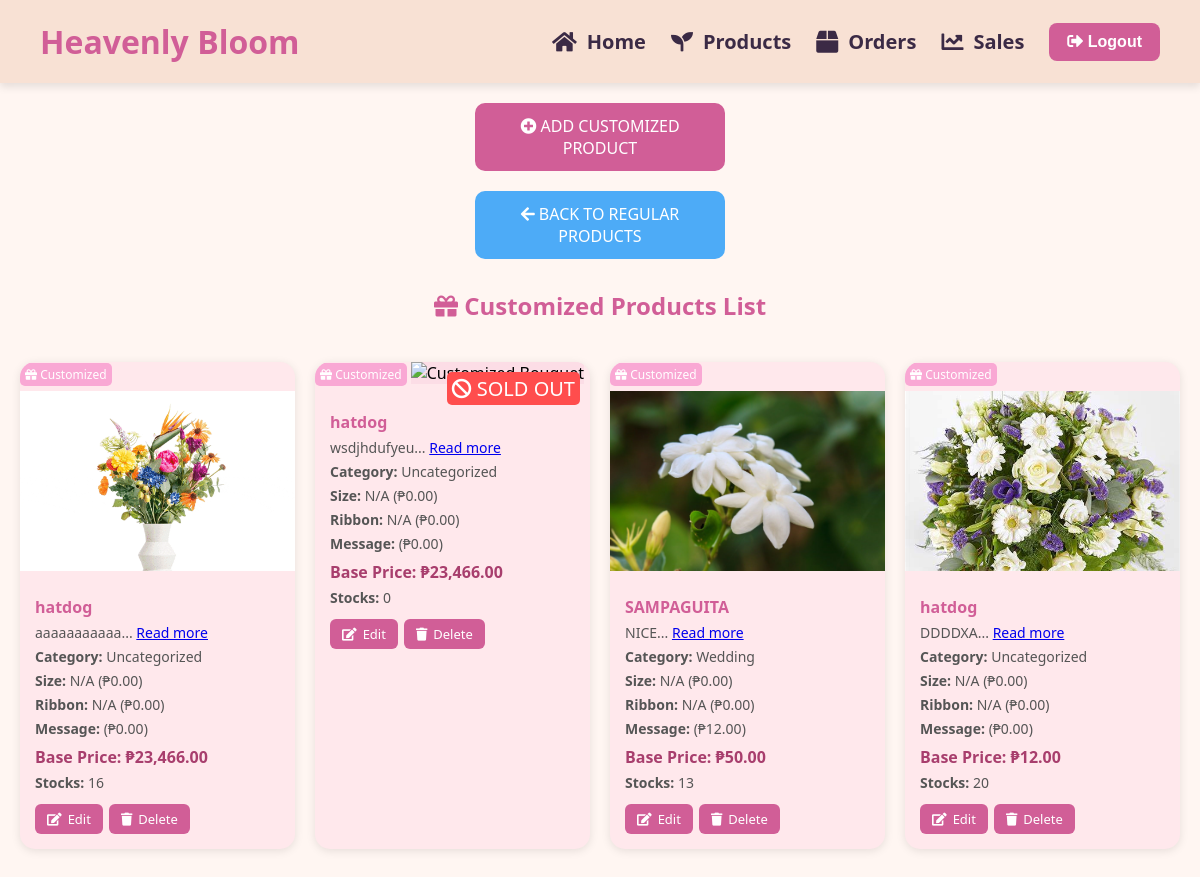
The page /admin_customized_products.php on the database its author committed.
### tables this page shows
CREATE TABLE `customized_products` (
  `id` int(11) NOT NULL,
  `product_id` int(11) NOT NULL,
  `occasion_type` varchar(255) NOT NULL,
  `color` varchar(50) NOT NULL,
  `size` varchar(50) NOT NULL,
  `add_ons` text DEFAULT NULL,
  `message` text DEFAULT NULL,
  `bouquet_sizes` varchar(255) DEFAULT NULL,
  `ribbon_colors` varchar(255) DEFAULT NULL,
  `created_at` timestamp NOT NULL DEFAULT current_timestamp(),
  `updated_at` timestamp NOT NULL DEFAULT current_timestamp() ON UPDATE current_timestamp(),
  `product_name` varchar(255) NOT NULL,
  `product_price` decimal(10,2) NOT NULL,
  `product_description` text DEFAULT NULL,
  `product_image` varchar(255) NOT NULL DEFAULT 'default.jpg',
  `category_id` int(11) DEFAULT NULL,
  `message_price` decimal(10,2) NOT NULL DEFAULT 0.00,
  `stock_count` int(11) DEFAULT 0,
  `is_deleted` tinyint(1) DEFAULT 0
);

CREATE TABLE `categories` (
  `id` int(11) NOT NULL,
  `name` varchar(100) NOT NULL,
  `description` text DEFAULT NULL,
  `category_id` int(11) DEFAULT NULL,
  `is_customized` tinyint(1) DEFAULT 0,
  `customized` varchar(100) DEFAULT NULL
);

### admin_customized_products.php (the view, shortened to what this page needs)
<?php
include 'navbar.php';
include 'db_connection.php';
$customized_result = mysqli_query($conn, "
    SELECT cp.*, cp.stock_count, cat.name AS category_name,
           bs.name AS bouquet_size_name, bs.price AS bouquet_size_price,
           rc.name AS ribbon_color_name, rc.price AS ribbon_color_price
    FROM customized_products cp
    LEFT JOIN categories cat ON cp.category_id = cat.id
    LEFT JOIN bouquet_sizes bs ON cp.bouquet_sizes = bs.id
    LEFT JOIN ribbon_colors rc ON cp.ribbon_colors = rc.id
    WHERE cp.is_deleted = 0
") or die("Query Error (Customized): " . mysqli_error($conn));
?>
<!DOCTYPE html>
<html lang="en">
<head>
    <link rel="stylesheet" href="https://cdnjs.cloudflare.com/ajax/libs/font-awesome/5.15.3/css/all.min.css"/>
</head>
<body>
<a href="add_bouquet.php" class="add-product-btn">
    <i class="fas fa-plus-circle"></i> ADD CUSTOMIZED PRODUCT
</a>
<a href="product.php" class="back-link">
    <i class="fas fa-arrow-left"></i> BACK TO REGULAR PRODUCTS
</a>
<h2><i class="fas fa-gift"></i> Customized Products List</h2>
<div class="product-grid">
    <?php while($custom = mysqli_fetch_assoc($customized_result)):
        $productImage = !empty($custom['product_image']) && file_exists("uploads/" . $custom['product_image'])
            ? "uploads/" . htmlspecialchars($custom['product_image'])
            : "uploads/default.jpg";
    ?>
        <div class="product-card">
            <?php if ($custom['stock_count'] <= 0): ?>
                <span class="sold-out-label"><i class="fas fa-ban"></i> SOLD OUT</span>
            <?php endif; ?>
            <span class="customized-label"><i class="fas fa-gift"></i> Customized</span>
            <img src="<?= $productImage ?>" alt="Customized Bouquet">
            <div class="product-details">
                <h3><?= htmlspecialchars($custom['product_name']) ?></h3>
                <p class="description">
                    <?= substr(htmlspecialchars($custom['product_description']), 0, 100) ?>...
                    <a href="javascript:void(0);" class="read-more">Read more</a>
                </p>
                <p><strong>Category:</strong> <?= htmlspecialchars($custom['category_name'] ?? 'Uncategorized') ?></p>
                <p><strong>Size:</strong> <?= htmlspecialchars($custom['bouquet_size_name'] ?? 'N/A') ?> (₱<?= number_format($custom['bouquet_size_price'] ?? 0, 2) ?>)</p>
                <p><strong>Ribbon:</strong> <?= htmlspecialchars($custom['ribbon_color_name'] ?? 'N/A') ?> (₱<?= number_format($custom['ribbon_color_price'] ?? 0, 2) ?>)</p>
                <p><strong>Message:</strong> <?= htmlspecialchars($custom['message'] ?? 'N/A') ?> (₱<?= number_format($custom['message_price'] ?? 0, 2) ?>)</p>
                <div class="price">Base Price: ₱<?= number_format($custom['product_price'], 2) ?></div>
                <p><strong>Stocks:</strong> <?= htmlspecialchars($custom['stock_count']) ?></p>
                <div class="action-btns">
                    <a href="edit_customized_product.php?id=<?= $custom['id'] ?>" title="Edit Customized Bouquet"><i class="fas fa-edit"></i> Edit</a>
                    <a href="admin_customized_products.php?delete_id=<?= $custom['id'] ?>" onclick="return confirm('Delete this customized product?');" title="Delete Customized Product"><i class="fas fa-trash"></i> Delete</a>
                </div>
            </div>
        </div>
    <?php endwhile; ?>
</div>
</body>
</html>

### navbar.php (shortened to what this page needs)
<!DOCTYPE html>
<html lang="en">
<head>
  <link href="https://cdnjs.cloudflare.com/ajax/libs/font-awesome/5.15.3/css/all.min.css" rel="stylesheet"/>
</head>
<body>
  <nav class="navbar">
    <div class="navbar-container">
      <a href="dass.php" class="logo">Heavenly Bloom</a>
      <div class="nav-right">
        <ul class="nav-links">
          <li><a href="admin_dashboard.php"><i class="fas fa-home"></i>Home</a></li>
          <li><a href="product.php"><i class="fas fa-seedling"></i>Products</a></li>
          <li><a href="orders.php"><i class="fas fa-box"></i>Orders</a></li>
          <li><a href="sales.php"><i class="fas fa-chart-line"></i>Sales</a></li>
        </ul>
        <form action="logout.php" method="post">
          <button type="submit" class="logout-btn"><i class="fas fa-sign-out-alt"></i> Logout</button>
        </form>
      </div>
    </div>
  </nav>
</body>
</html>

### navbar.php (style rules this page uses)
* { margin: 0; padding: 0; box-sizing: border-box; }
body { font-family: 'Segoe UI', sans-serif; }
.navbar { background-color: #f8e1d4; padding: 20px 0; box-shadow: 0 4px 8px rgba(0,0,0,0.1); }
.navbar-container { max-width: 1200px; margin: 0 auto; padding: 0 40px; display: flex; justify-content: space-between; align-items: center; }
.logo { font-size: 32px; font-weight: bold; color: #d15e97; text-decoration: none; }
.nav-right { display: flex; align-items: center; gap: 25px; }
.nav-links { list-style: none; display: flex; gap: 25px; }
.nav-links li a { text-decoration: none; color: #3b2a45; font-size: 20px; font-weight: 600; display: flex; align-items: center; gap: 10px; transition: color 0.3s ease, transform 0.3s ease; }
.nav-links i { font-size: 22px; }
.logout-btn { background-color: #d15e97; color: white; padding: 10px 18px; border: none; border-radius: 8px; font-size: 16px; font-weight: bold; cursor: pointer; transition: background 0.3s ease; }

### admin_customized_products.php (style rules this page uses)
body { font-family: 'Segoe UI', sans-serif; background-color: #fff6f2; margin: 0; padding: 0; }
h2 { text-align: center; color: #d15e97; margin-top: 30px; }
.add-product-btn { display: block; background-color: #d15e97; color: white; text-align: center; padding: 12px; font-size: 16px; text-decoration: none; border-radius: 10px; width: 250px; margin: 20px auto; }
.product-grid { display: grid; grid-template-columns: repeat(auto-fit, minmax(220px, 1fr)); gap: 20px; padding: 40px 20px; max-width: 1200px; margin: 0 auto; }
.product-card { background: #ffe8ec; border-radius: 15px; box-shadow: 0 2px 10px rgba(0,0,0,0.1); overflow: hidden; transition: transform 0.2s ease; position: relative; }
.product-card img { width: 100%; height: 180px; object-fit: cover; background-color: #fcdde6; }
.product-details { padding: 15px; }
.product-details h3 { font-size: 16px; margin: 5px 0; color: #d15e97; }
.product-details p { font-size: 14px; margin: 5px 0; color: #555; }
.price { font-weight: bold; color: #a83e6d; margin-top: 8px; }
.action-btns { margin-top: 12px; display: flex; flex-wrap: wrap; gap: 6px; }
.action-btns a { background-color: #d15e97; color: white; padding: 6px 12px; border-radius: 6px; font-size: 13px; text-decoration: none; display: inline-flex; align-items: center; transition: background 0.3s ease; }
.action-btns a i { margin-right: 6px; }
.customized-label { background-color: #f9a8d4; color: white; padding: 3px 5px; border-radius: 5px; font-size: 12px; margin-bottom: 5px; display: inline-block; }
.sold-out-label { background-color: #ff4d4d; color: white; padding: 3px 5px; border-radius: 5px; font-size: 20px; margin-bottom: 5px; display: inline-block; position: absolute; top: 10px; right: 10px; z-index: 1; }
.back-link { display: block; background-color: #4dabf7; color: white; text-align: center; padding: 12px; font-size: 16px; text-decoration: none; border-radius: 10px; width: 250px; margin: 20px auto; }

### rows shown on the page
customized_products: product_image (picture), product_name "hatdog", product_description "aaaaaaaaaaa", category_name "Uncategorized", bouquet_size_name "N/A", bouquet_size_price "0.00", ribbon_color_name "N/A", ribbon_color_price "0.00", message_price "0.00", product_price "23,466.00", stock_count "16"
customized_products: shows "SOLD OUT", product_name "hatdog", product_description "wsdjhdufyeu", category_name "Uncategorized", bouquet_size_name "N/A", bouquet_size_price "0.00", ribbon_color_name "N/A", ribbon_color_price "0.00", message_price "0.00", product_price "23,466.00", stock_count "0"
customized_products: product_image (picture), product_name "SAMPAGUITA", product_description "NICE", category.name "Wedding", bouquet_size_name "N/A", bouquet_size_price "0.00", ribbon_color_name "N/A", ribbon_color_price "0.00", message_price "12.00", product_price "50.00", stock_count "13"
customized_products: product_image (picture), product_name "hatdog", product_description "DDDDXA", category_name "Uncategorized", bouquet_size_name "N/A", bouquet_size_price "0.00", ribbon_color_name "N/A", ribbon_color_price "0.00", message_price "0.00", product_price "12.00", stock_count "20"
